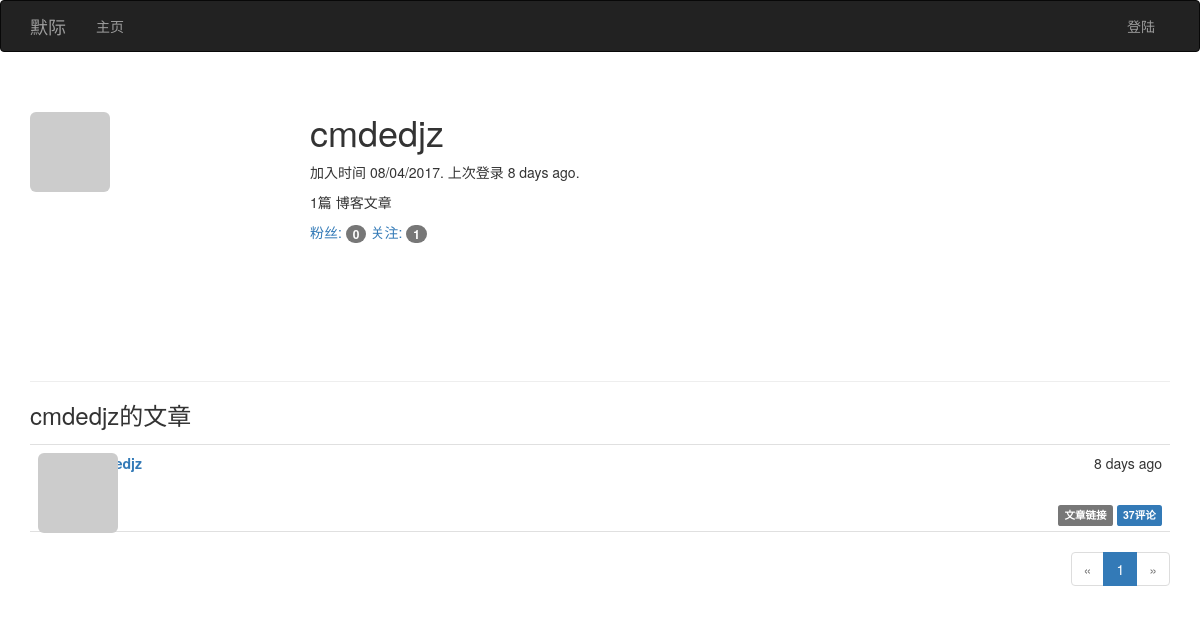
The app's page /user/cmdedjz, older data.
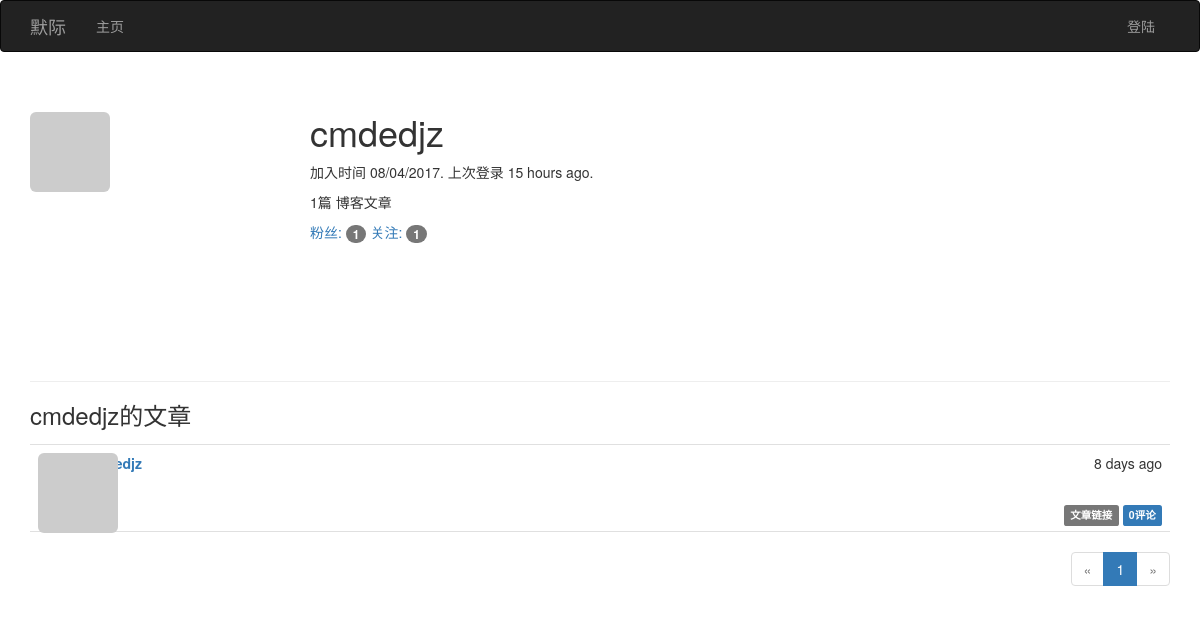
The same page, newer data.
### app/models.py (models this page shows, shortened)
class User(UserMixin, db.Model):
	__tablename__ = 'users'
	id = db.Column(db.Integer, primary_key=True)
	email = db.Column(db.String(64), unique=True, index=True)
	username = db.Column(db.String(64), unique=True, index=True)
	password_hash = db.Column(db.String(128))
	role_id = db.Column(db.Integer, db.ForeignKey('roles.id'))
	confirmed = db.Column(db.Boolean, default=False)
	name = db.Column(db.String(64))
	location = db.Column(db.String(64))
	about_me = db.Column(db.Text())
	member_since = db.Column(db.DateTime(), default=datetime.utcnow)
	last_seen = db.Column(db.DateTime(), default=datetime.utcnow)
	avatar_hash = db.Column(db.String(32))
	posts = db.relationship('Post', backref='author', lazy='dynamic')
	comments = db.relationship('Comment', backref='author', lazy='dynamic')
	followed = db.relationship('Follow',
							   foreign_keys=[Follow.follower_id],
							   backref=db.backref('follower', lazy='joined'),
							   lazy='dynamic',
							   cascade='all, delete-orphan')
	followers = db.relationship('Follow',
								foreign_keys=[Follow.followed_id],
								backref=db.backref('followed', lazy='joined'),
								lazy='dynamic',
								cascade='all, delete-orphan')
	@property
	def password(self):
		raise AttributeError('password is not a readable attribute')
	def gravatar(self, size=100, default='identicon', rating='g'):
		if request.is_secure:
			url = 'https://secure.gravatar.com/avatar'
		else:
			url = 'http://www.gravatar.com/avatar'
		hash = self.avatar_hash or hashlib.md5(self.email.encode('utf-8')).hexdigest()
		return '{url}/{hash}?s={size}&d={default}&r={rating}'.format(url=url, hash=hash, size=size, default=default, rating=rating)

class Post(db.Model):
	__tablename__ = 'posts'
	id = db.Column(db.Integer, primary_key=True)
	body = db.Column(db.Text)
	timestamp = db.Column(db.DateTime, index=True, default=datetime.utcnow)
	author_id = db.Column(db.Integer, db.ForeignKey('users.id'))
	body_html = db.Column(db.Text)
	comments = db.relationship('Comment', backref='post', lazy='dynamic')

### app/main/views.py (the view)
@main.route('/user/<username>')
def user(username):
    user = User.query.filter_by(username=username).first()
    if user is None:
        abort(404)
    page = request.args.get('page', 1, type=int)
    pagination = user.posts.order_by(Post.timestamp.desc()).paginate(page, per_page=current_app.config['FLASKY_POSTS_PER_PAGE'], error_out=False)
    posts = pagination.items
    return render_template('user.html', user=user, posts=posts, pagination=pagination)

### app/auth/views.py (called while the page is built)
@auth.before_app_request
def before_request():
	if current_user.is_authenticated \
			and not current_user.confirmed \
			and request.endpoint[:5] != 'auth.' \
			and request.endpoint != 'static':
		return redirect(url_for('auth.unconfirmed'))

@auth.before_app_request
def before_request():
	if current_user.is_authenticated:
		current_user.ping()
		if not current_user.confirmed and request.endpoint[:5] != 'auth.':
			return redirect(url_for('auth.unconfirmed'))

### app/main/__init__.py (called while the page is built)
@main.app_context_processor
def inject_permissions():
	return dict(Permission=Permission)

### app/models.py (called while the page is built)
	def can(self, permissions):
		return False

	def is_administrator(self):
		return False

### app/templates/user.html (shortened to what this page needs)
{% extends "base.html" %}
{% import "_macros.html" as macros %}
{% block page_content %}
<div class="page-header">
    <img class="img-rounded profile-thumbnail" src="{{ user.gravatar(size=256) }}">
    <div class="profile-header">
        <h1>{{ user.username }}</h1>
        <p>加入时间 {{ moment(user.member_since).format('L') }}. 上次登录 {{ moment(user.last_seen).fromNow() }}.</p>
        <p>{{ user.posts.count() }}篇 博客文章</p>
        <p>
            <a href="{{ url_for('.followers', username=user.username) }}">粉丝: <span class="badge">{{ user.followers.count() - 1 }}</span></a>
            <a href="{{ url_for('.followed_by', username=user.username) }}">关注: <span class="badge">{{ user.followed.count() - 1 }}</span></a>
        </p>
    </div>
</div>
<h3>{{ user.username }}的文章</h3>
{% include '_posts.html' %}
{% if pagination %}
<div class="pagination">
{{ macros.pagination_widget(pagination, '.index') }}
</div>
{% endif %}
{% endblock %}

### app/templates/base.html (shortened to what this page needs)
{% extends "bootstrap/base.html" %}
{% block head %}
{{ super() }}
	<link rel="stylesheet" type="text/css" href="{{ url_for('static', filename='styles.css') }}">
{% endblock %}
{% block navbar %}
<div class="navbar navbar-inverse" role="navigation">
    <div class="container">
        <div class="navbar-header">
            <a class="navbar-brand" href="{{ url_for('main.index') }}">默际</a>
        </div>
        <div class="navbar-collapse collapse">
            <ul class="nav navbar-nav">
                <li><a href="{{ url_for('main.index') }}">主页</a></li>
            </ul>
            <ul class="nav navbar-nav navbar-right">
                {% if current_user.is_authenticated %}
                <li class="dropdown">
                     <a href="#" class="dropdown-toggle" data-toggle="dropdown">
                        <img src="{{ current_user.gravatar(size=18) }}">
                       账户 <b class="caret"></b>
					 </a>
                    <ul class="dropdown-menu">
                        <li><a href="{{ url_for('auth.change_password') }}">更改密码</a></li>
                        <li><a href="{{ url_for('auth.change_email_request') }}">更改邮件</a></li>
                        <li><a href="{{ url_for('auth.logout') }}">注销</a></li>
                    </ul>
                </li>
                {% else %}
                <li><a href="{{ url_for('auth.login') }}">登陆</a></li>
                {% endif %}
            </ul>
        </div>
    </div>
</div>
{% endblock %}
{% block content %}
<div class="container">
    {% block page_content %}{% endblock %}
</div>
{% endblock %}

### app/templates/_macros.html
{% macro pagination_widget(pagination, endpoint, fragment='') %}
<ul class="pagination">
    <li{% if not pagination.has_prev %} class="disabled"{% endif %}>
        <a href="{% if pagination.has_prev %}{{ url_for(endpoint, page=pagination.prev_num, **kwargs) }}{{ fragment }}{% else %}#{% endif %}">
            &laquo;
        </a>
    </li>
    {% for p in pagination.iter_pages() %}
        {% if p %}
            {% if p == pagination.page %}
            <li class="active">
                <a href="{{ url_for(endpoint, page = p, **kwargs) }}{{ fragment }}">{{ p }}</a>
            </li>
            {% else %}
            <li>
                <a href="{{ url_for(endpoint, page = p, **kwargs) }}{{ fragment }}">{{ p }}</a>
            </li>
            {% endif %}
        {% else %}
        <li class="disabled"><a href="#">&hellip;</a></li>
        {% endif %}
    {% endfor %}
    <li{% if not pagination.has_next %} class="disabled"{% endif %}>
        <a href="{% if pagination.has_next %}{{ url_for(endpoint, page=pagination.next_num, **kwargs) }}{{ fragment }}{% else %}#{% endif %}">
            &raquo;
        </a>
    </li>
</ul>
{% endmacro %}

### app/templates/_posts.html (shortened to what this page needs)
<ul class="posts">
    {% for post in posts %}
    <li class="post">
        <div class="post-thumbnail">
            <a href="{{ url_for('.user', username=post.author.username) }}">
                <img class="img-rounded profile-thumbnail" src="{{ post.author.gravatar(size=40) }}">
            </a>
        </div>
        <div class="post-content">
            <div class="post-date">{{ moment(post.timestamp).fromNow() }}</div>
            <div class="post-author"><a href="{{ url_for('.user', username=post.author.username) }}">{{ post.author.username }}</a></div>
            <div class="post-body">
			{% if post.body_html %}
				{{ post.body_html | safe }}
			{% else %}
				{{ post.body }}
			{% endif %}
			</div>
			<div class="post-footer">
                <a href="{{ url_for('.post', id=post.id) }}">
                    <span class="label label-default">文章链接</span>
                </a>
				<a href="{{ url_for('.post', id=post.id) }}#comments"><span class="label label-primary">{{ post.comments.count() }}评论</span> 				</a>
            </div>
        </div>
    </li>
    {% endfor %}
</ul>

### app/static/styles.css (style rules this page uses)
.profile-thumbnail { position: absolute; }
.profile-header { min-height: 260px; margin-left: 280px; }
ul.posts { list-style-type: none; padding: 0px; margin: 16px 0px 0px 0px; border-top: 1px solid #e0e0e0; }
ul.posts li.post { padding: 8px; border-bottom: 1px solid #e0e0e0; }
div.post-date { float: right; }
div.post-author { font-weight: bold; }
div.post-thumbnail { position: absolute; }
div.post-content { margin-left: 48px; min-height: 48px; }
div.post-footer { text-align: right; }
div.pagination { width: 100%; text-align: right; padding: 0px; margin: 0px; }

Row changes from the older to the newer data that the page shows:
changed User "cmdedjz": last_seen "8 days ago" → "15 hours ago"
computed for Post: comments.count "37" → "0"
Text that changed along with them:
{{ user.followers.count() - 1 }}: "0" → "1"
